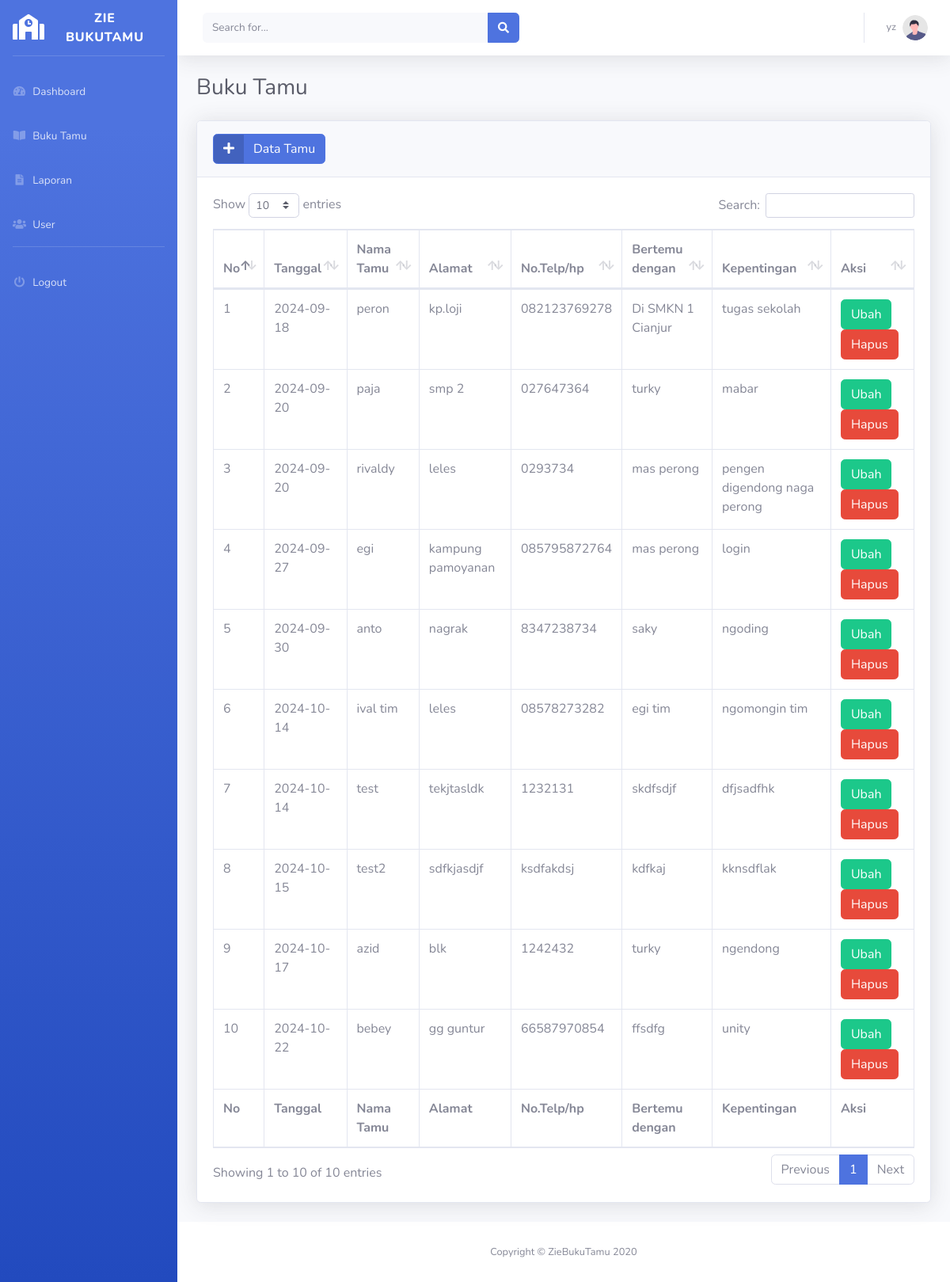
The page /buku-tamu.php (signed in) on the database its author committed.
### function.php (called while the page is built, shortened)
<?php
require_once('koneksi.php');
function query($query)
{
    global $koneksi;
    $result = mysqli_query($koneksi, $query);
    $rows = [];
    while ($row = mysqli_fetch_assoc($result)) {
        $rows[] = $row;
    }
    return $rows;
}

### buku-tamu.php (the view, shortened to what this page needs)
<?php
require_once('function.php');
include_once('templates/header.php');
?>
 <div class="container-fluid">
<h1 class="h3 mb-4 text-gray-800">Buku Tamu</h1>
<div class="card shadow mb-4">
    <div class="card-header py-3">
        <button type="button" class="btn btn-primary btn-icon-split"
        data-toggle="modal" data-target="#tambahModal">
            <span class="icon text-while-50">
                <i class="fas fa-plus"></i>
            </span>
            <span class="text">Data Tamu</span>
        </button>
    </div>
    <div class="card-body">
        <div class="table-responsive">
            <table class="table table-bordered" id="dataTable" width="100%" cellspacing="0">
                <thead>
                    <tr>
                        <th>No</th>
                        <th>Tanggal</th>
                        <th>Nama Tamu</th>
                        <th>Alamat</th>
                        <th>No.Telp/hp</th>
                        <th>Bertemu dengan</th>
                        <th>Kepentingan</th>
                        <th>Aksi</th>
                    </tr>
                </thead>
                <tfoot>
                    <tr>
                        <th>No</th>
                        <th>Tanggal</th>
                        <th>Nama Tamu</th>
                        <th>Alamat</th>
                        <th>No.Telp/hp</th>
                        <th>Bertemu dengan</th>
                        <th>Kepentingan</th>
                        <th>Aksi</th>
                    </tr>
                </tfoot>
                <tbody>
                    <?php
                        $no = 1;
                        $buku_tamu = query("SELECT * FROM `buku tamu`");
                        foreach($buku_tamu as $tamu) : ?>
                        <tr>
                            <td><?= $no++; ?></td>
                            <td><?= $tamu['tanggal']?></td>
                            <td><?= $tamu['nama_tamu']?></td>
                            <td><?= $tamu['alamat']?></td>
                            <td><?= $tamu['no_hp']?></td>
                            <td><?= $tamu['bertemu']?></td>
                            <td><?= $tamu['kepentingan']?></td>
                            <td><a class="btn btn-success" href="edit-tamu.php?id=<?= $tamu['id_tamu']?>">Ubah</a>
                                <a onclick="confirm('Apakah anda yakin ingin menghapus data tamu?')" class="btn btn-danger"  href="hapus-tamu.php?id=<?= $tamu['id_tamu']?>">Hapus</a>
                        </tr>
                        <?php endforeach;?>
                </tbody>
            </table>
        </div>
    </div>
</div>
<?php
include_once('templates/footer.php')
?>

### rows shown on the page
buku tamu: tanggal "2024-09-18", nama_tamu "peron", alamat "kp.loji", no_hp "082123769278", bertemu "Di SMKN 1 Cianjur", kepentingan "tugas sekolah"
buku tamu: tanggal "2024-09-20", nama_tamu "paja", alamat "smp 2", no_hp "027647364", bertemu "turky", kepentingan "mabar"
buku tamu: tanggal "2024-09-20", nama_tamu "rivaldy", alamat "leles", no_hp "0293734", bertemu "mas perong", kepentingan "pengen digendong naga perong"
buku tamu: tanggal "2024-09-27", nama_tamu "egi", alamat "kampung pamoyanan", no_hp "085795872764", bertemu "mas perong", kepentingan "login"
buku tamu: tanggal "2024-09-30", nama_tamu "anto", alamat "nagrak", no_hp "8347238734", bertemu "saky", kepentingan "ngoding"
buku tamu: tanggal "2024-10-14", nama_tamu "ival tim", alamat "leles", no_hp "08578273282", bertemu "egi tim", kepentingan "ngomongin tim"
buku tamu: tanggal "2024-10-14", nama_tamu "test", alamat "tekjtasldk", no_hp "1232131", bertemu "skdfsdjf", kepentingan "dfjsadfhk"
buku tamu: tanggal "2024-10-15", nama_tamu "test2", alamat "sdfkjasdjf", no_hp "ksdfakdsj", bertemu "kdfkaj", kepentingan "kknsdflak"
buku tamu: tanggal "2024-10-17", nama_tamu "azid", alamat "blk", no_hp "1242432", bertemu "turky", kepentingan "ngendong"
buku tamu: tanggal "2024-10-22", nama_tamu "bebey", alamat "gg guntur", no_hp "66587970854", bertemu "ffsdfg", kepentingan "unity"

### other values the page prints
$username = $_SESSION['username'] "yz"
